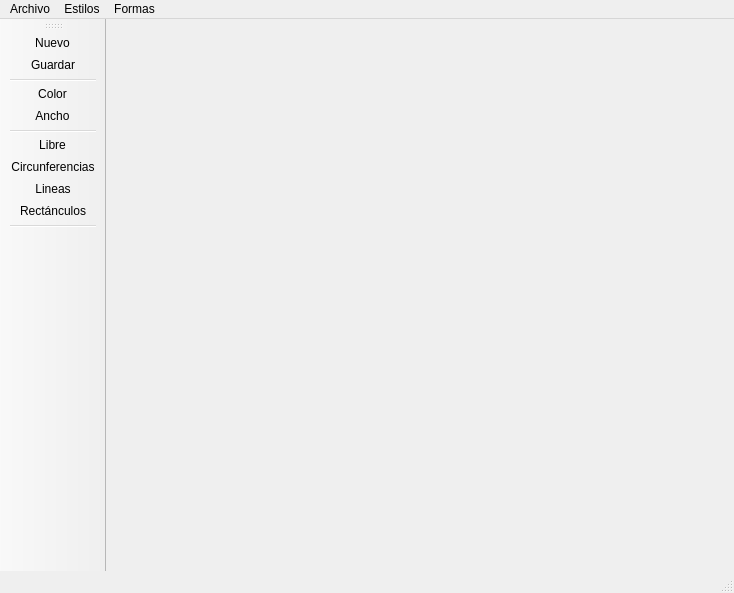
<?xml version="1.0" encoding="UTF-8"?>
<ui version="4.0">
 <class>Principal</class>
 <widget class="QMainWindow" name="Principal">
  <property name="geometry">
   <rect>
    <x>0</x>
    <y>0</y>
    <width>734</width>
    <height>593</height>
   </rect>
  </property>
  <property name="cursor">
   <cursorShape>CrossCursor</cursorShape>
  </property>
  <property name="windowTitle">
   <string>Qt-Paint</string>
  </property>
  <property name="windowIcon">
   <iconset resource="Recursos.qrc">
    <normaloff>:/Recursos/MiPaint.png</normaloff>:/Recursos/MiPaint.png</iconset>
  </property>
  <widget class="QWidget" name="centralwidget"/>
  <widget class="QMenuBar" name="menubar">
   <property name="geometry">
    <rect>
     <x>0</x>
     <y>0</y>
     <width>734</width>
     <height>21</height>
    </rect>
   </property>
   <widget class="QMenu" name="menuArchivo">
    <property name="title">
     <string>Archivo</string>
    </property>
    <addaction name="actionNuevo"/>
    <addaction name="actionGuardar"/>
    <addaction name="separator"/>
    <addaction name="actionSalir"/>
   </widget>
   <widget class="QMenu" name="menuEstilo">
    <property name="title">
     <string>Estilos</string>
    </property>
    <addaction name="actionColor"/>
    <addaction name="actionAncho"/>
   </widget>
   <widget class="QMenu" name="menuForma">
    <property name="title">
     <string>Formas</string>
    </property>
    <addaction name="actionLineas"/>
    <addaction name="actionLibre"/>
    <addaction name="actionRect_nculos"/>
    <addaction name="actionCircunferencias"/>
   </widget>
   <addaction name="menuArchivo"/>
   <addaction name="menuEstilo"/>
   <addaction name="menuForma"/>
  </widget>
  <widget class="QStatusBar" name="statusbar"/>
  <widget class="QToolBar" name="toolBar">
   <property name="windowTitle">
    <string>toolBar</string>
   </property>
   <attribute name="toolBarArea">
    <enum>LeftToolBarArea</enum>
   </attribute>
   <attribute name="toolBarBreak">
    <bool>false</bool>
   </attribute>
   <addaction name="actionNuevo"/>
   <addaction name="actionGuardar"/>
   <addaction name="separator"/>
   <addaction name="actionColor"/>
   <addaction name="actionAncho"/>
   <addaction name="separator"/>
   <addaction name="actionLibre"/>
   <addaction name="actionCircunferencias"/>
   <addaction name="actionLineas"/>
   <addaction name="actionRect_nculos"/>
   <addaction name="separator"/>
  </widget>
  <action name="actionNuevo">
   <property name="icon">
    <iconset resource="Recursos.qrc">
     <normaloff>:/Recursos/Nuevo.png</normaloff>:/Recursos/Nuevo.png</iconset>
   </property>
   <property name="text">
    <string>Nuevo</string>
   </property>
   <property name="shortcut">
    <string>Ctrl+N</string>
   </property>
  </action>
  <action name="actionGuardar">
   <property name="icon">
    <iconset resource="Recursos.qrc">
     <normaloff>:/Recursos/Guardar.png</normaloff>:/Recursos/Guardar.png</iconset>
   </property>
   <property name="text">
    <string>Guardar</string>
   </property>
   <property name="shortcut">
    <string>Ctrl+S</string>
   </property>
  </action>
  <action name="actionSalir">
   <property name="icon">
    <iconset resource="Recursos.qrc">
     <normaloff>:/Recursos/Salir.png</normaloff>:/Recursos/Salir.png</iconset>
   </property>
   <property name="text">
    <string>Salir</string>
   </property>
   <property name="shortcut">
    <string>Ctrl+Q</string>
   </property>
  </action>
  <action name="actionColor">
   <property name="icon">
    <iconset resource="Recursos.qrc">
     <normaloff>:/Recursos/Colores.png</normaloff>:/Recursos/Colores.png</iconset>
   </property>
   <property name="text">
    <string>Color</string>
   </property>
   <property name="shortcut">
    <string>Ctrl+Shift+C</string>
   </property>
  </action>
  <action name="actionAncho">
   <property name="icon">
    <iconset resource="Recursos.qrc">
     <normaloff>:/Recursos/Ancho.png</normaloff>:/Recursos/Ancho.png</iconset>
   </property>
   <property name="text">
    <string>Ancho</string>
   </property>
   <property name="shortcut">
    <string>Ctrl+Shift+A</string>
   </property>
  </action>
  <action name="actionLineas">
   <property name="icon">
    <iconset resource="Recursos.qrc">
     <normaloff>:/Recursos/Lineas.png</normaloff>:/Recursos/Lineas.png</iconset>
   </property>
   <property name="text">
    <string>Lineas</string>
   </property>
  </action>
  <action name="actionLibre">
   <property name="icon">
    <iconset resource="Recursos.qrc">
     <normaloff>:/Recursos/Libre.png</normaloff>:/Recursos/Libre.png</iconset>
   </property>
   <property name="text">
    <string>Libre</string>
   </property>
  </action>
  <action name="actionRect_nculos">
   <property name="icon">
    <iconset resource="Recursos.qrc">
     <normaloff>:/Recursos/Rectangulo.png</normaloff>:/Recursos/Rectangulo.png</iconset>
   </property>
   <property name="text">
    <string>Rectánculos</string>
   </property>
  </action>
  <action name="actionCircunferencias">
   <property name="icon">
    <iconset resource="Recursos.qrc">
     <normaloff>:/Recursos/Circunferencia.png</normaloff>:/Recursos/Circunferencia.png</iconset>
   </property>
   <property name="text">
    <string>Circunferencias</string>
   </property>
  </action>
 </widget>
 <resources>
  <include location="Recursos.qrc"/>
 </resources>
 <connections/>
</ui>
